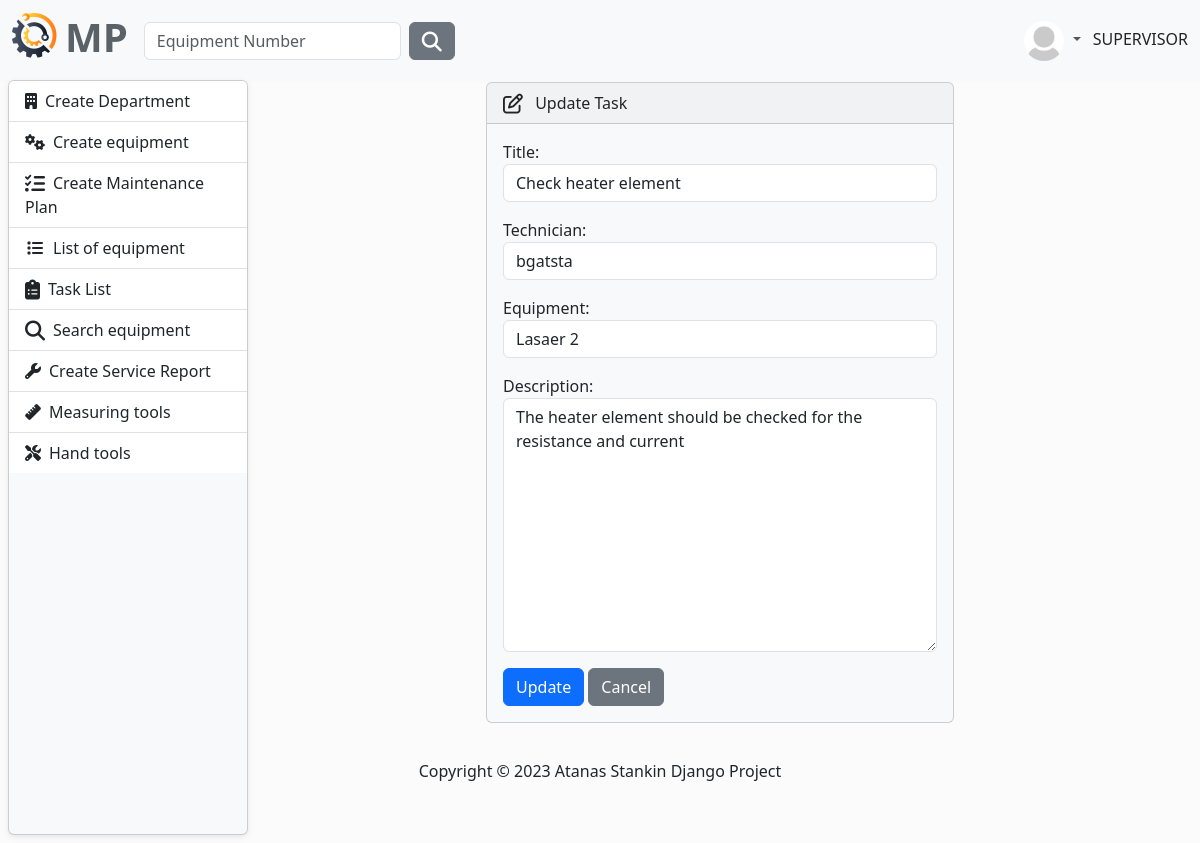
Screenshot of /task/update/17/ (signed in) with the database file from the repository.
### MaintenancePlanner/accounts/models.py (models this page shows, shortened)
class AppUser(AbstractUser, PermissionsMixin):
    first_name = models.CharField(
        max_length=30,
        validators=[
            MinLengthValidator(2),
            user_name_validator,
        ]
    )
    last_name = models.CharField(
        max_length=30,
        validators=[
            MinLengthValidator(2),
            user_name_validator,
        ]
    )
    email = models.EmailField(unique=True)
    class Role(models.TextChoices):
        MANAGER = "MANAGER", 'Manager'
        SUPERVISOR = "SUPERVISOR", 'Supervisor'
        OPERATOR = "OPERATOR", 'Operator'
    role = models.CharField(max_length=50, choices=Role.choices)

class Profile(models.Model):
    user = models.OneToOneField(AppUser, on_delete=models.CASCADE)
    image = models.ImageField(
        default='images/default.jpg',
        null=True,
        blank=True,
        upload_to='images/'
    )

### MaintenancePlanner/task/models.py (models this page shows, shortened)
class Task(models.Model):
    technician = models.ForeignKey(UserModel, on_delete=models.CASCADE)
    equipment = models.ForeignKey(
        to=Equipment,
        on_delete=models.CASCADE,
    )
    title = models.CharField(
        max_length=256,
    )
    description = models.TextField(null=True, blank=True)
    complete = models.BooleanField(default=False)
    created_on = models.DateField(auto_now_add=True)
    class Meta:
        ordering = ['complete']

### MaintenancePlanner/equipment/models.py (models this page shows)
class Equipment(models.Model):
    description = models.CharField(
        max_length=30,
        validators=[equipment_name_validator],
    )
    type = models.CharField(
        max_length=30,
        choices=TYPE_OF_EQUIPMENT
    )
    acquisition_date = models.DateField(
        blank=True,
        null=True,
        verbose_name='Acquisition Date',
    )
    acquisition_value = models.FloatField(
        blank=True,
        null=True,
        verbose_name='Acquisition Value',
    )
    currency_code = models.CharField(
        max_length=10,
        choices=CURRENCY_CHOICES,
        default='EUR',
    )
    year_of_manufacture = models.PositiveIntegerField(
        verbose_name='Year of Manufacture',
        null=True,
        blank=True,
    )
    manufacturer = models.CharField(
        max_length=30,
        blank=True,
        null=True,
    )
    model_number = models.CharField(
        max_length=30,
        blank=True,
        null=True,
        verbose_name='Model Number'
    )
    part_number = models.CharField(
        max_length=30,
        blank=True,
        null=True,
        verbose_name='Manufacturer Part Number',
    )
    serial_number = models.CharField(
        max_length=30,
        blank=True,
        null=True,
        verbose_name='Manufacturer Serial Number',
    )
    plant = models.ForeignKey(
        to=Plant,
        on_delete=models.CASCADE)
    department = models.ForeignKey(
        to=Department,
        on_delete=models.CASCADE)
    def __str__(self):
        return self.description

### MaintenancePlanner/task/views.py (the view)
# urls.py: path('update/<int:pk>/', UpdateTask.as_view(), name='update-task'),
class UpdateTask(LoginRequiredMixin, AllowedUsersMixin, UpdateView):
    allowed_roles = ['MANAGER', 'SUPERVISOR']
    template_name = 'update-task.html'
    model = Task
    form_class = UpdateTaskForm
    success_url = reverse_lazy('all-tasks')

### MaintenancePlanner/task/forms.py
class UpdateTaskForm(forms.ModelForm):
    class Meta:
        model = Task
        fields = ['title', 'technician', 'equipment', 'description']
        widgets = {
            'title': forms.TextInput(attrs={'class': 'form-control'}),
            'technician': forms.Select(attrs={'class': 'form-control'}),
            'equipment': forms.Select(attrs={'class': 'form-control'}),
            'description': forms.Textarea(attrs={'class': 'form-control'}),
        }

### MaintenancePlanner/accounts/mixins.py (called while the page is built)
    def dispatch(self, request, *args, **kwargs):
        if request.user.role in self.allowed_roles:
            return super().dispatch(request, *args, **kwargs)
        else:
            return redirect('home-page')

### MaintenancePlanner/task/templates/update-task.html (shortened to what this page needs)
{% extends 'base.html' %}
{% load crispy_forms_filters %}
{% block content %}
    <div class="row justify-content-center">
            <div class="col-6">
                <div class="card bg-light mb-3" style="max-width: 200rem;">
                  <div class="card-header">
                      <i class="fa-regular fa-pen-to-square fa-lg me-2"></i> Update Task
                  </div>
                  <div class="card-body">
                      <form action="" method="POST">
                          {{ form.as_p }}
                          <button type="submit" class="btn btn-primary">Update</button>
                          <a href="{% url 'all-tasks' %}" class="btn btn-secondary">Cancel</a>
                      </form>
                  </div>
            </div>
            </div>
        </div>
{% endblock %}

### templates/partials/navbar.html (shortened to what this page needs)
{% load static %}
<nav class="navbar navbar-expand-lg bg-light" data-bs-theme="light">
    <div class="container-fluid">
        <a class="navbar-brand" href="{% url 'home-page' %}">
            <ul class="navbar-nav ms-auto d-flex flex-row">
                <li><img class="logo me-2" src="{% static 'img/logo.png' %}" alt="logo"></li>
                <li><h1 style="color: #5a6268; font-weight: bold">MP</h1></li>
            </ul>
        </a>
        <div class="collapse navbar-collapse" id="navbarColor01">
            {% if user.is_authenticated %}
                <form class="d-flex" method=POST action="{% url 'search-equipment' %}">
                    <input class="form-control me-sm-2" type="search" placeholder="Equipment Number"
                           name="number">
                    <button class="btn btn-secondary my-2 my-sm-0" type="submit"><i
                            class="fa-solid fa-magnifying-glass fa-lg"></i></button>
                </form>
            {% endif %}
            <ul class="navbar-nav ms-auto d-flex flex-row">
                {% if not request.user.is_authenticated %}
                    <li class="nav-item">
                        <a class="nav-link" href="{% url 'login' %}"><i
                                class="fa-solid fa-right-to-bracket fa-lg me-2"></i>Sig In
                        </a>
                    </li>
                {% else %}
                    <li class="nav-item dropdown">
                        <div class="btn-group dropdown">
                            <a class="nav-link dropdown-toggle" data-bs-toggle="dropdown" href="#" role="button"
                               aria-haspopup="true" aria-expanded="false">
                                {% if user.profile.image %}
                                    <img src="{{ user.profile.image.url }}" class="rounded-circle" height="40"
                                         loading="lazy"/>
                                {% else %}
                                    <img src="{% static 'img/profile-img.png' %}" class="rounded-circle" height="40"
                                         loading="lazy"/>
                                {% endif %}
                            </a>
                        </div>
                        {{ request.user.role }}
                    </li>
                {% endif %}
            </ul>
        </div>
    </div>
</nav>

### static/css/layout.css (style rules this page uses)
body { background-color: #fbfbfb; }

### static/css/side-bar.css (style rules this page uses)
body { background-color: #fbfbfb; }

### rows the page displays
AppUser: profile.image (placeholder picture), user.role "SUPERVISOR"
Task: title "Check heater element", technician "bgatsta", equipment "Lasaer 2"
Equipment: description "The heater element should be checked for the resistance and current"
